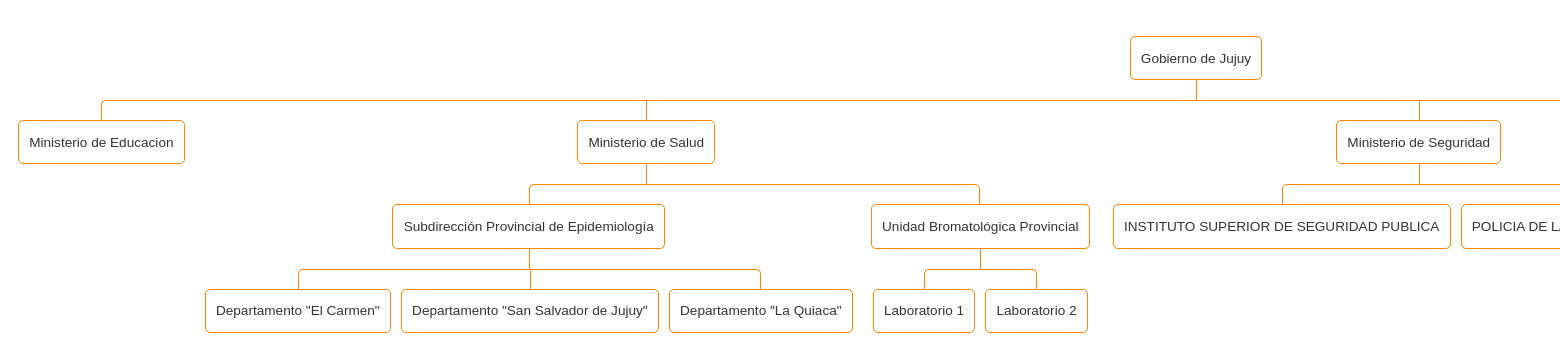
The app's page / (signed in) with its own data.
### core/models.py (models this page shows, shortened)
class Organismo(models.Model):
    padre = models.ForeignKey('self', on_delete=models.CASCADE, blank=True, null=True, related_name='hijos')
    nombre = models.CharField('Titulo', max_length=200)
    descripcion = HTMLField()
    icono = models.ImageField(storage=FileSystemStorage(location=MEDIA_URL), blank=True, null=True)
    direccion = models.CharField('Direccion', max_length=200)
    cuit = models.CharField('CUIT', max_length=13, blank=True, null=True)
    telefonos = models.CharField('Telefonos', max_length=100)
    web = models.URLField('Web')
    activo = models.BooleanField(default=True)
    visible = models.BooleanField(default=True)

### core/views.py (the view)
# urls.py: url(r'^$', views.home, name='home'),
def home(request):
    origen = Organismo.objects.get(padre=None, activo=True)
    return render(request, 'home.html', {'origen': origen, })

### core/templates/home.html
{% extends 'base.html' %}
    {% block content %}
        <div class="organigrama">
            <ul>
                {% include "nodo_arbol.html" with organismo=origen %}
            </ul>
        </div>
        {% endblock %}

### core/templates/nodo_arbol.html (shortened to what this page needs)
{% block content %}
    <li>
        <div class="popup">
            <a class "a_org">{{ organismo.nombre }}</a>
        </div>
        {% if organismo.hijos.exists %}
            <ul>
                {% for org_hijo in organismo.hijos.all %}
                    {% include "nodo_arbol.html" with organismo=org_hijo %}
                {% endfor %}
            </ul>
        {% endif %}
    </li>
{% endblock %}

### static_source/css/style.css (style rules this page uses)
body { background-color: rgb(255, 255, 255); width: 2500px; }

### static_source/css/organigrama.css (style rules this page uses)
.organigrama * { padding: 0px; background-color: rgb(255, 255, 255); }
.organigrama ul { padding-top: 20px; position: relative; }
.organigrama li { float: left; text-align: center; list-style-type: none; padding: 20px 5px 0px 5px; position: relative; }
.organigrama li::before, .organigrama li::after { content: ''; position: absolute; top: 0px; right: 50%; border-top: 1px solid #f80; width: 50%; height: 20px; }
.organigrama li::after { right: auto; left: 50%; border-left: 1px solid #f80; }
.organigrama li:only-child::before, .organigrama li:only-child::after { display: none; }
.organigrama li:only-child { padding-top: 0; }
.organigrama li:first-child::before, .organigrama li:last-child::after { border: 0 none; }
.organigrama li:last-child::before { border-right: 1px solid #f80; -webkit-border-radius: 0 5px 0 0; -moz-border-radius: 0 5px 0 0; border-radius: 0 5px 0 0; }
.organigrama li:first-child::after { border-radius: 5px 0 0 0; -webkit-border-radius: 5px 0 0 0; -moz-border-radius: 5px 0 0 0; }
.organigrama ul ul::before { content: ''; position: absolute; top: 0; left: 50%; border-left: 1px solid #f80; width: 0; height: 20px; }
.organigrama li a { border: 1px solid #f80; padding: 1em 0.75em; text-decoration: none; color: #333; background-color: rgba(255,255,255,0.5); font-family: arial, verdana, tahoma; font-size: 0.85em; display: inline-block; border-radius: 5px; -webkit-border-radius: 5px; -moz-border-radius: 5px; -webkit-transition: all 500ms; -moz-transition: all 500ms; transition: all 500ms; }

### static_source/css/pop_up.css (style rules this page uses)
.popup { display: inline-block; cursor: pointer; }

### records on screen
Organismo: nombre "Gobierno de Jujuy"
Organismo: nombre "Ministerio de Educacion"
Organismo: nombre "Ministerio de Salud"
Organismo: nombre "Subdirección Provincial de Epidemiología"
Organismo: nombre "Departamento \"El Carmen\""
Organismo: nombre "Departamento \"San Salvador de Jujuy\""
Organismo: nombre "Departamento \"La Quiaca\""
Organismo: nombre "Unidad Bromatológica Provincial"
Organismo: nombre "Laboratorio 1"
Organismo: nombre "Laboratorio 2"
Organismo: nombre "Ministerio de Seguridad"
Organismo: nombre "INSTITUTO SUPERIOR DE SEGURIDAD PUBLICA"
Organismo: nombre "POLICIA DE…"
